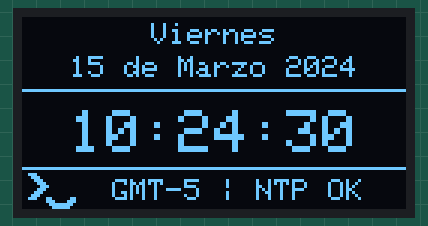
This sketch was run on a simulated ESP32-S3. Parts: 128×64 one-colour display. WiFi joins after 1.5 s; servers stay silent unless stated; the local clock reads 2024-03-15 10:24:30 at power-on unless the sketch sets it; what the sketch prints to the serial monitor is not drawn.

Above: at 0.1 s.
At 4.2 s:
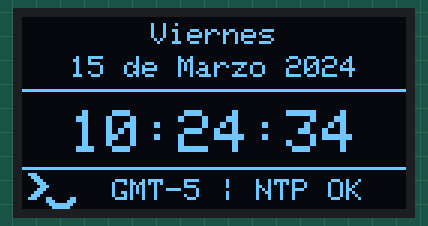
At 9.4 s:
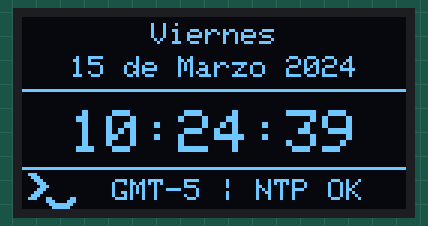
At 18.6 s:
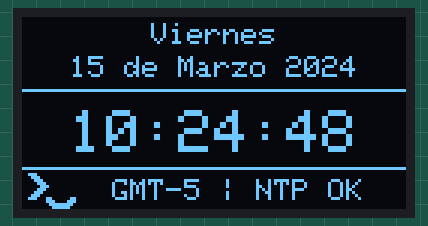
At 27.8 s:
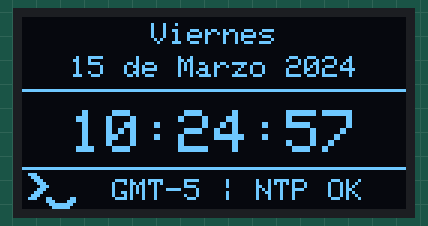
At 38.1 s:
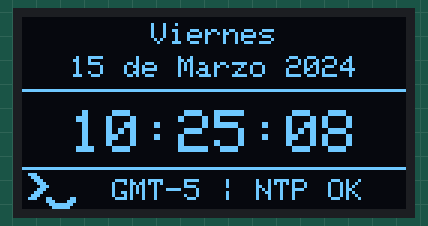

The sketch:

sketch_ntp_oled.ino
```cpp
#include <WiFi.h>
#include "time.h"
#include <Wire.h>
#include <Adafruit_GFX.h>
#include <Adafruit_SSD1306.h>

// --- Configuration ---
const char* ssid     = "YOUR_SSID";
const char* password = "YOUR_PASSWORD";

// Time settings: GMT-5, No DST
const char* ntpServer = "pool.ntp.org";
const long  gmtOffset_sec = -5 * 3600; // -18000 seconds
const int   daylightOffset_sec = 0;    // No daylight saving time

// --- OLED Display Configuration (same as Ej_OLED / voltmeter) ---
#define I2C_SDA 8
#define I2C_SCL 9
#define SCREEN_WIDTH 128
#define SCREEN_HEIGHT 64
#define OLED_RESET    -1
#define SCREEN_ADDRESS 0x3C

Adafruit_SSD1306 display(SCREEN_WIDTH, SCREEN_HEIGHT, &Wire, OLED_RESET);

// --- Team logo: arrow ">" + smile, 16x12 px (1 bit per pixel, MSB = left) ---
const uint16_t TEAM_LOGO[12] = {
  0xE000, 0x7000, 0x3800, 0x1C00, 0x0E00, 0x1C00,
  0x3800, 0x7000, 0xE303, 0x0387, 0x01FE, 0x00FC
};

void drawTeamLogo(int16_t x, int16_t y, uint8_t scale) {
  for (uint8_t r = 0; r < 12; r++) {
    for (uint8_t c = 0; c < 16; c++) {
      if (TEAM_LOGO[r] & (0x8000 >> c)) {
        display.fillRect(x + c * scale, y + r * scale, scale, scale, SSD1306_WHITE);
      }
    }
  }
}

// --- Sync state shared between tasks (only the Display task touches the OLED) ---
enum SyncState { CONNECTING_WIFI, WAITING_NTP, SYNCED };
volatile SyncState g_syncState = CONNECTING_WIFI;

// --- FreeRTOS Task Handles ---
TaskHandle_t syncTaskHandle = NULL;

// --- Task Prototypes ---
void taskSyncTime(void *pvParameters);
void taskDisplayTime(void *pvParameters);

// Prints a text horizontally centered at row y
void printCentered(const char* text, int16_t y) {
  int16_t x1, y1;
  uint16_t w, h;
  display.getTextBounds(text, 0, y, &x1, &y1, &w, &h);
  display.setCursor((SCREEN_WIDTH - w) / 2, y);
  display.print(text);
}

void setup() {
  Serial.begin(115200);

  // Initialize the I2C bus with the ESP32-S3 pins and the OLED
  Wire.begin(I2C_SDA, I2C_SCL);
  if (!display.begin(SSD1306_SWITCHCAPVCC, SCREEN_ADDRESS)) {
    Serial.println(F("Error: SSD1306 OLED display not detected"));
    for (;;);
  }
  display.cp437(true);   // Use the correct CP437 table so á and é render properly
  display.setTextColor(SSD1306_WHITE);
  display.clearDisplay();
  display.display();

  // 1. Create Synchronization Task (Higher priority, Core 1)
  xTaskCreatePinnedToCore(
    taskSyncTime,      // Function
    "SyncTimeTask",    // Name
    4096,              // Stack size
    NULL,              // Parameters
    2,                 // Priority
    &syncTaskHandle,   // Handle (assigned here)
    1                  // Core
  );

  // 2. Create Display Task (Lower priority, Core 0)
  xTaskCreatePinnedToCore(
    taskDisplayTime,
    "DisplayTimeTask",
    4096,
    NULL,
    1,
    NULL,
    0
  );
}

void loop() {
  // FreeRTOS handles everything. The loop task can be deleted.
  vTaskDelete(NULL);
}

// --- TASK: CONNECT WIFI & SYNC NTP ---
void taskSyncTime(void *pvParameters) {
  Serial.println("[Sync] Starting Wi-Fi connection...");
  g_syncState = CONNECTING_WIFI;
  WiFi.begin(ssid, password);

  while (WiFi.status() != WL_CONNECTED) {
    vTaskDelay(500 / portTICK_PERIOD_MS);
    Serial.print(".");
  }
  Serial.println("\n[Sync] WiFi Connected.");

  // Configure the ESP32 internal system time
  configTime(gmtOffset_sec, daylightOffset_sec, ntpServer);
  Serial.println("[Sync] Synchronizing with NTP server...");
  g_syncState = WAITING_NTP;

  struct tm timeinfo;
  // Wait until time is actually retrieved from the network
  while (!getLocalTime(&timeinfo)) {
    vTaskDelay(1000 / portTICK_PERIOD_MS);
    Serial.println("[Sync] Waiting for NTP response...");
  }

  Serial.println("[Sync] System Time Synchronized!");
  g_syncState = SYNCED;

  // Disconnect WiFi to save power after sync
  WiFi.disconnect(true);
  WiFi.mode(WIFI_OFF);
  Serial.println("[Sync] WiFi turned off.");

  // SUSPEND TASK: The task enters a suspended state.
  Serial.println("[Sync] Task Suspending now...");
  vTaskSuspend(NULL);

  // This part of the code is never reached while suspended
  for (;;) { vTaskDelay(1000); }
}

// --- TASK: DISPLAY TIME IN SPANISH (OLED + Serial) ---
void taskDisplayTime(void *pvParameters) {
  struct tm timeinfo;
  char buffer[32];

  // Spanish Arrays (CP437 codes: \x82 = é, \xA0 = á; split strings so the hex escape ends there)
  const char* dias[] = {"Domingo", "Lunes", "Martes", "Mi\x82" "rcoles", "Jueves", "Viernes", "S\xA0" "bado"};
  const char* meses[] = {"Enero", "Febrero", "Marzo", "Abril", "Mayo", "Junio",
                         "Julio", "Agosto", "Septiembre", "Octubre", "Noviembre", "Diciembre"};
  // Plain versions for the Serial Monitor (UTF-8)
  const char* diasSerial[] = {"Domingo", "Lunes", "Martes", "Miércoles", "Jueves", "Viernes", "Sábado"};

  for (;;) {
    display.clearDisplay();

    // Short timeout (10 ms) so the task does not block 5 s while the clock is not set
    if (getLocalTime(&timeinfo, 10)) {
      // Serial output (same as before)
      Serial.printf("Fecha: %s, %02d de %s de %04d | Hora: %02d:%02d:%02d\n",
                    diasSerial[timeinfo.tm_wday],
                    timeinfo.tm_mday,
                    meses[timeinfo.tm_mon],
                    timeinfo.tm_year + 1900,
                    timeinfo.tm_hour,
                    timeinfo.tm_min,
                    timeinfo.tm_sec);

      // Day of the week
      display.setTextSize(1);
      printCentered(dias[timeinfo.tm_wday], 2);

      // Date: "14 de Noviembre 2026"
      snprintf(buffer, sizeof(buffer), "%d de %s %04d",
               timeinfo.tm_mday, meses[timeinfo.tm_mon], timeinfo.tm_year + 1900);
      printCentered(buffer, 13);

      display.drawFastHLine(0, 24, SCREEN_WIDTH, SSD1306_WHITE);

      // Time: "HH:MM:SS" in large font
      display.setTextSize(2);
      snprintf(buffer, sizeof(buffer), "%02d:%02d:%02d",
               timeinfo.tm_hour, timeinfo.tm_min, timeinfo.tm_sec);
      printCentered(buffer, 31);

      // Footer: team logo on the left + status text
      display.drawFastHLine(0, 50, SCREEN_WIDTH, SSD1306_WHITE);
      drawTeamLogo(2, 52, 1);
      display.setTextSize(1);
      display.setCursor(30, 54);
      display.print("GMT-5 | NTP OK");
    } else {
      // Status screen while the clock is not set yet
      display.setTextSize(1);
      drawTeamLogo(2, 2, 1);
      printCentered("RELOJ NTP", 4);
      display.drawFastHLine(0, 15, SCREEN_WIDTH, SSD1306_WHITE);

      if (g_syncState == CONNECTING_WIFI) {
        printCentered("Conectando WiFi...", 28);
      } else {
        printCentered("Sincronizando NTP...", 28);
      }

      // Simple animated dots so you can tell it is alive
      static uint8_t dots = 0;
      dots = (dots + 1) % 4;
      for (uint8_t i = 0; i < dots; i++) {
        display.fillCircle(52 + i * 12, 48, 3, SSD1306_WHITE);
      }

      Serial.println("[Display] Waiting for system clock to be set...");
    }

    display.display();

    // Refresh display every 1 second
    vTaskDelay(1000 / portTICK_PERIOD_MS);
  }
}
```

Measured:
- what the display in image 0 shows lasts 1.0 s, from 0.1 s to 1.1 s
